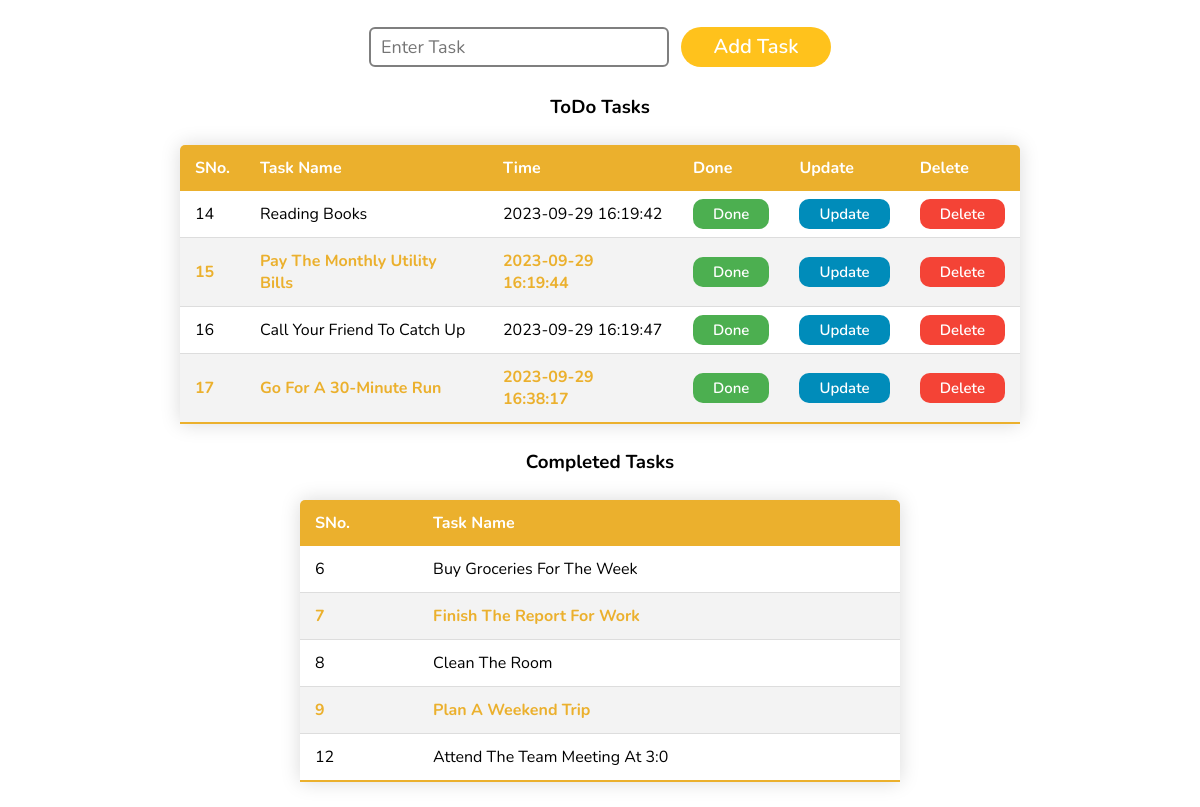
The page / on the database its author committed.
### tables this page shows
CREATE TABLE `tasks` (
  `id` int(11) NOT NULL,
  `task_name` varchar(60) DEFAULT NULL,
  `created_at` timestamp NOT NULL DEFAULT current_timestamp()
);

CREATE TABLE `tasks_completed` (
  `id` int(11) DEFAULT NULL,
  `task_name` varchar(30) DEFAULT NULL
);

### index.php (the view, shortened to what this page needs)
<!DOCTYPE html>
<html lang="en">
<head>
    <link rel="stylesheet" href="style.css">
</head>
<body>
    <?php
    require "connection/connection.php";
    $data = $conn->query("SELECT * FROM tasks");
    $data->execute();
    $rows = $data->fetchAll(PDO::FETCH_OBJ);
    $completed = $conn->query("SELECT * FROM Tasks_completed");
    $completed->execute();
    $completed_rows = $completed->fetchAll(PDO::FETCH_OBJ);
    ?>
    <div class="container">
        <form method="POST" action="insert.php">
            <input name="mytask" type="text" id="task" placeholder="Enter Task" />
            <input type="submit" name="submit" class="btn" value="Add Task" />
        </form>
        <h3>ToDo Tasks</h3>
        <table class="table-style">
            <thead>
                <tr>
                    <th>SNo.</th>
                    <th>Task Name</th>
                    <th>Time</th>
                    <th>Done</th>
                    <th>Update</th>
                    <th>Delete</th>
                </tr>
            </thead>
            <tbody>
                <?php foreach ($rows as $row) : ?>
                    <tr>
                        <td><?php echo $row->id; ?></td>
                        <td><?php echo $row->task_name; ?></td>
                        <td><?php echo $row->created_at; ?></td>
                        <td><a href="done.php?delete_id=<?php echo $row->id; ?>" class="btn-table done">Done</a></td>
                        <td><a href="update.php?update_id=<?php echo $row->id; ?>" class="btn-table update">Update</a></td>
                        <td><a href="delete.php?delete_id=<?php echo $row->id; ?>" class="btn-table delete">Delete</a></td>
                    </tr>
                <?php endforeach; ?>
            </tbody>
        </table>
        <h3>Completed Tasks</h3>
        <table class="table-style" style="width: 50%;">
            <thead>
                <tr>
                    <th>SNo.</th>
                    <th>Task Name</th>
                </tr>
            </thead>
            <tbody>
                <?php foreach ($completed_rows as $r) : ?>
                    <tr>
                        <td><?php echo $r->id; ?></td>
                        <td><?php echo $r->task_name; ?></td>
                    </tr>
                <?php endforeach; ?>
            </tbody>
        </table>
    </div>
</body>
</html>

### style.css (style rules this page uses)
:root { --orange: #ffbb00e3; --box-shadow: 0 0.5rem 1.5rem rgba(0, 0, 0, 0.1); }
body { margin: 0; -webkit-font-smoothing: antialiased; -moz-osx-font-smoothing: grayscale; }
* { font-family: "Nunito", sans-serif; padding: 0; margin: 0; box-sizing: border-box; text-transform: capitalize; outline: none; border: none; text-decoration: none; transition: all 0.2s linear; }
html { font-size: 100%; overflow-x: hidden; scroll-padding-top: 6rem; scroll-behavior: smooth; }
.container { display: flex; flex-direction: column; justify-content: center; align-items: center; }
.btn { background-color: #ffbb00e3; height: 40px; width: 150px; font-size: 20px; font-weight: 600; border-radius: 20px; cursor: pointer; color: #fff; padding: 5px 20px; border: none; }
.btn-table { height: 40px; width: 150px; font-size: 15px; font-weight: 600; border-radius: 10px; cursor: pointer; color: #fff; padding: 5px 20px; border: none; }
.done { background-color: #4caf50; }
.update { background-color: #008cba; }
.delete { background-color: #f44336; }
input { box-sizing: border-box; border: 2px solid rgba(0, 0, 0, 0.5); border-radius: 6px; outline: none; background: none; text-transform: none; height: 40px; width: 300px; line-height: 100%; font-size: 18px; margin: 7px 4px; padding: 0 10px; }
.table-style { border-collapse: collapse; margin: 25px 0; font-size: 1em; min-width: 400px; border-radius: 5px 5px 0 0; overflow: hidden; box-shadow: 0 0 20px rgba(0, 0, 0, 0.15); width: 70%; }
.table-style thead tr { background-color: #ebb02d; color: #ffffff; text-align: left; font-weight: bold; }
.table-style th, .table-style td { padding: 12px 15px; }
.table-style tbody tr { border-bottom: 1px solid #dddddd; }
.table-style tbody tr:nth-of-type(even) { background-color: #f3f3f3; font-weight: bold; color: #ebb02d; }
.table-style tbody tr:last-of-type { border-bottom: 2px solid #ebb02d; }
form { margin: 20px; }

### rows shown on the page
tasks: id "14", task_name "Reading Books", created_at "2023-09-29 16:19:42"
tasks: id "15", task_name "Pay The Monthly Utility Bills", created_at "2023-09-29 16:19:44"
tasks: id "16", task_name "Call Your Friend To Catch Up", created_at "2023-09-29 16:19:47"
tasks: id "17", task_name "Go For A 30-Minute Run", created_at "2023-09-29 16:38:17"
tasks_completed: id "6", task_name "Buy Groceries For The Week"
tasks_completed: id "7", task_name "Finish The Report For Work"
tasks_completed: id "8", task_name "Clean The Room"
tasks_completed: id "9", task_name "Plan A Weekend Trip"
tasks_completed: id "12", task_name "Attend The Team Meeting At 3:0"
